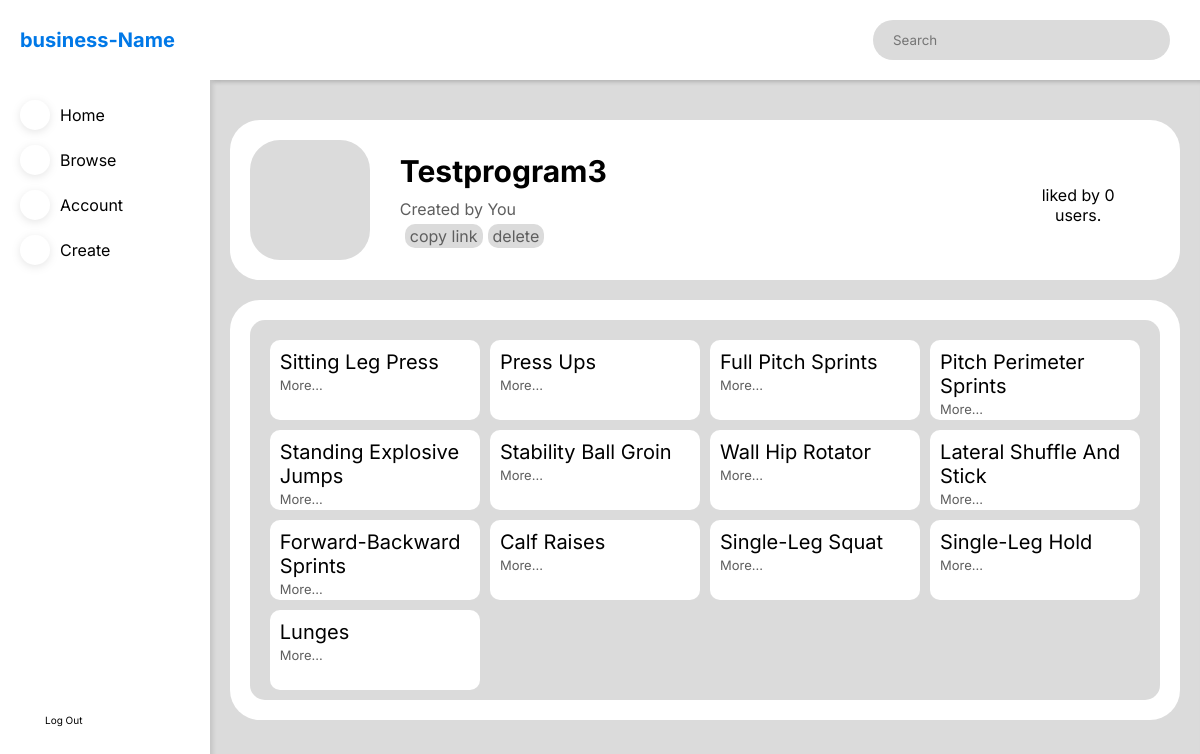
/program/4, run on the app's committed database.
### website/models.py (models this page shows)
class Program(db.Model):
    id = db.Column(db.Integer, primary_key=True)
    name = db.Column(db.String(150), nullable=False)
    user_id = db.Column(db.Integer, db.ForeignKey('user.id'), nullable=False)
    description = db.Column(db.String(3000))
    exercises = db.relationship(
        'Exercise', secondary=ExerciseProgram, backref='Exercisess')

@dataclass
class Exercise(db.Model):
    id: int
    name: str
    type_id: int
    link: str
    Instructions: str
    id = db.Column(db.Integer, primary_key=True)
    name = db.Column(db.String(150), nullable=False)
    type_id = db.Column(db.Integer, db.ForeignKey('type.id'), nullable=False)
    link = db.Column(db.String(1000))
    Instructions = db.Column(db.String(1000))

### website/dashboard.py (the view)
@dashboard.route('/program/<int:id>')
def program(id):
    user = 'pippin'
    program_info = db.session.query(
        Program.id, Program.name, Program.description, User.username).join(User).filter(Program.id == id).first()
    if not program_info:
        abort(404)
    exercises = Program.query.filter(Program.id == id).first().exercises
    print(exercises)
    user_id = db.session.query(User.id).filter(User.username == user).first()
    user_like = db.session.query(FavoriteProgram).filter(
        (FavoriteProgram.columns.user_id == int(user_id[0])) & (FavoriteProgram.columns.program_id == int(id))).first()
    if user_like:
        liked_by_user = True
    else:
        liked_by_user = False
    print(liked_by_user)
    likes = db.session.query(FavoriteProgram).filter(
        (FavoriteProgram.columns.program_id == int(id))).count()
    print(likes)
    return render_template('program.html', username=user, program_info=program_info, exercises=exercises, liked_by_user=liked_by_user, likes=likes)

### website/templates/program.html (shortened to what this page needs)
{% extends 'dashboard_template.html' %}
{% block content %}
<div class="dashboard-body-element dashboard-body-first dashboard-body-program-first">
    <div class="dashboard-body-icon dashboard-body-tag">
        <span class="iconify" data-icon="akar-icons:folder"></span>
    </div>
    <div class='dashboard-program-info-wrapper'>
        <div class="dashboard-body-tag dashboard-body-tag-info">
            <p>{{program_info[1] | capitalize}}</p>
            {% if program_info[3] == username %}
            <p>Created by You</p>
            <div class="dashboard-program-info-settings">
                <a id='dashboard-program-info-settings-copylink'>copy link</a>
                <a id='dashboard-program-info-settings-deletepost'> delete</a>
            </div>
            {% else %}
            <p>Created by {{program_info[3]}} </p>
            {% endif %}
        </div>
        <div class="dashboard-body-tag dashboard-program-actions-wrapper">
            <div class="dashboard-program-actions dashboard-program-actions-likes">
                {% if liked_by_user == True %}
                <div class=" dashboard-program-actions-like-icon" id='dashboard-program-actions-like-icon'>
                    <span class="iconify" id='dashboard-program-actions-liked' data-icon="ci:heart-fill"></span>
                    <span class="iconify dashboard-program-actions-disabled" id='dashboard-program-actions-notliked'
                        data-icon="ci:heart-outline"></span>
                </div>
                {% if likes > 1 %}
                <p>Liked by you and {{likes}} others</p>
                {% else %}
                <p>liked by you.</p>
                {% endif %}
                {% else %}
                <p>liked by {{likes}} users.</p>
                {% endif %}
            </div>
        </div>
    </div>
</div>
<div class="dashboard-body-element dashboard-program-exercises-wrapper">
    <div class="dashboard-program-exercises">
        {% for exercise in exercises%}
        <div class="dashboard-program-exercise">
            <p class="dashboard-create-modal-exercisesbody-title">{{exercise.name}}</p>
            <a class="dashboard-create-modal-exercisesbody-link"
                onclick="location.href='/exercise/{{exercise.id}}';">more...</a>
        </div>
        {% endfor %}
    </div>
</div>
{% endblock %}

### website/templates/dashboard_template.html (shortened to what this page needs)
<!DOCTYPE html>
<html lang="en">
<head>
    <link rel="stylesheet" href="{{ url_for('static', filename = 'styles.css') }}" />
</head>
<body>
    <div class="dashboard-wrapper">
        <div class="dashboard-navtop">
            <form method="POST" class="dashboard-navsearch" id='dashboard-navsearch'>
                <input type="text" placeholder="Search" />
            </form>
        </div>
        <div class="dashboard-nav-sticky dashboard-navleft">
            <div class="dashboard-navlogo">
                <p>business-Name</p>
            </div>
            <ul class="dashboard-navnavigation">
                <li>
                    <div id='dashboard-nav-home' class="dashboard-nav-navelement"
                        onclick="location.href = '/dashboard';">
                        <div id='dashboard-nav-home-icn' class="dashboard-nav-navelement-icn">
                        </div>
                        <p>Home</p>
                    </div>
                </li>
                <li>
                    <div id='dashboard-nav-browse' class="dashboard-nav-navelement"
                        onclick="location.href = '/browse';">
                        <div id='dashboard-nav-browse-icn' class="dashboard-nav-navelement-icn">
                        </div>
                        <p>Browse</p>
                    </div>
                </li>
                <li>
                    <div id='dashboard-nav-account' class="dashboard-nav-navelement"
                        onclick="location.href = '/account';">
                        <div id='dashboard-nav-account-icn' class="dashboard-nav-navelement-icn">
                        </div>
                        <p>Account</p>
                    </div>
                </li>
                <li>
                    <div id='dashboard-nav-create' class="dashboard-nav-navelement"
                        onclick="location.href = '/create';">
                        <div id='dashboard-nav-create-icn' class="dashboard-nav-navelement-icn">
                        </div>
                        <p>Create</p>
                    </div>
                </li>
            </ul>
            <a class="dashboard-navlogout" href="/signout">
                <span class="iconify" data-icon="ooui:log-out-ltr"></span> Log Out</a>
        </div>
        <div class="dashboard-body">{% block content %} {% endblock %}</div>
    </div>
</body>
</html>

### website/static/styles.css (style rules this page uses)
* { padding: 0; margin: 0; box-sizing: border-box; font-family: "Inter", "Poppins"; }
:root { --main-color: #0078e7; --secondary-color: #dbdbdb; --background-colour: #ffffff; --text-color-1: #000000; --text-color-2: #5e5e5e; --text-color-3: #ffffff; }
html { scroll-behavior: smooth; }
.dashboard-wrapper { display: grid; grid-template: "lefthead tophead" "lefthead body"; grid-template-columns: max(200px, 17.5%) auto; grid-template-rows: max(80px, 10%) auto; height: 100vh; width: 100vw; }
.dashboard-navtop { grid-area: tophead; position: sticky; top: 0; height: max(80px, 10%); background-color: var(--background-colour); display: flex; align-items: center; box-shadow: 3px 2px 4px rgb(0 0 0 / 10%); }
.dashboard-navsearch { margin-right: 30px; margin-left: auto; background-color: var(--secondary-color); display: flex; align-items: center; justify-content: space-between; height: 40px; width: 30%; border-radius: 20px; }
.dashboard-navsearch input { background-color: rgba(0, 0, 0, 0); border: none; width: 80%; margin-left: 20px; }
.dashboard-body { grid-area: body; background-color: var(--secondary-color); box-shadow: inset 3px 2px 4px rgba(0, 0, 0, 0.1); height: auto; width: 100%; padding-bottom: 20px; }
.dashboard-navleft { grid-area: lefthead; position: fixed; top: 0; background-color: var(--background-colour); height: 100%; display: grid; grid-template-rows: 10% 70% auto; width: max(200px, 17.5%); }
.dashboard-navlogo { grid-row: 1; font-size: 20px; color: var(--main-color); display: flex; align-items: center; margin-left: 20px; font-weight: bold; }
.dashboard-navnavigation { grid-row: 2; list-style: none; margin-left: 20px; margin-top: 20px; }
.dashboard-nav-navelement { display: flex; align-items: center; margin-bottom: 15px; }
.dashboard-nav-navelement-icn { border-radius: 50%; background-color: var(--background-colour); filter: drop-shadow(0px 2px 4px rgba(0, 0, 0, 0.1)); height: 30px; width: 30px; display: flex; justify-content: center; align-items: center; margin-right: 10px; color: var(--main-color); }
.dashboard-navlogout { grid-row: 3; bottom: 0; font-size: 10px; text-decoration: none; color: var(--text-color-1); display: flex; align-items: center; margin-left: 20px; }
.dashboard-navlogout .iconify { width: 20px; height: 20px; margin-right: 5px; }
.dashboard-body-first { margin-top: 40px; }
.dashboard-body-element { width: 96%; margin-left: auto; margin-right: auto; background-color: var(--background-colour); padding: 20px; border-radius: 30px; }
.dashboard-body-tag-info p:not(:first-child) { color: var(--text-color-2); }
.dashboard-body-icon { height: 120px; width: 120px; background-color: var(--secondary-color); border-radius: 30px; display: flex; align-items: center; justify-content: center; }
.dashboard-body-icon .iconify { width: 60%; height: 60%; color: var(--text-color-2); }
.dashboard-body-tag p:first-child { margin-bottom: 10px; }
.dashboard-body-tag-info p:first-child { font-size: 30px; font-weight: bold; }
.dashboard-body-program-first { display: flex; align-items: center; }
.dashboard-program-info-wrapper { display: flex; align-items: center; justify-content: space-between; width: 80%; margin-left: 30px; height: 120px; }
.dashboard-program-info-settings { margin-top: 5px; display: flex; align-items: center; color: var(--text-color-2); }
.dashboard-program-info-settings a { background-color: var(--secondary-color); color: var(--text-color-2); border-radius: 10px; margin-left: 5px; padding: 2px 5px; text-decoration: none; }
.dashboard-program-actions-wrapper { display: flex; gap: 5%; }
.dashboard-program-actions { display: flex; flex-direction: column; align-items: center; gap: 10px; width: 100px; height: 100%; text-align: center; }
.dashboard-program-exercises-wrapper { margin-top: 20px; height: 60%; min-height: 400px; }
.dashboard-program-exercises { height: 100%; width: 100%; border-radius: 15px; padding: 20px; background-color: var(--secondary-color); display: grid; grid-template-columns: 1fr 1fr 1fr 1fr; grid-template-rows: auto; grid-row-gap: 10px; grid-column-gap: 10px; grid-template-rows: repeat(auto-fill, 80px); overflow: scroll; }
.dashboard-program-exercise { background-color: var(--background-colour); height: 80px; width: 100%; padding: 10px; border-radius: 10px; text-transform: capitalize; }
.dashboard-create-modal-exercisesbody-title { font-size: 20px; }
.dashboard-create-modal-exercisesbody-link { color: var(--text-color-2); font-size: 13px; }

### data on the page
Program: name "Testprogram3"
Exercise: name "Sitting Leg Press"
Exercise: name "Press Ups"
Exercise: name "Full Pitch Sprints"
Exercise: name "Pitch Perimeter Sprints"
Exercise: name "Standing Explosive Jumps"
Exercise: name "Stability Ball Groin"
Exercise: name "Wall Hip Rotator"
Exercise: name "Lateral Shuffle And Stick"
Exercise: name "Forward-Backward Sprints"
Exercise: name "Calf Raises"
Exercise: name "Single-Leg Squat"
Exercise: name "Single-Leg Hold"
Exercise: name "Lunges"

### other printed values
{{ likes }} "0"
